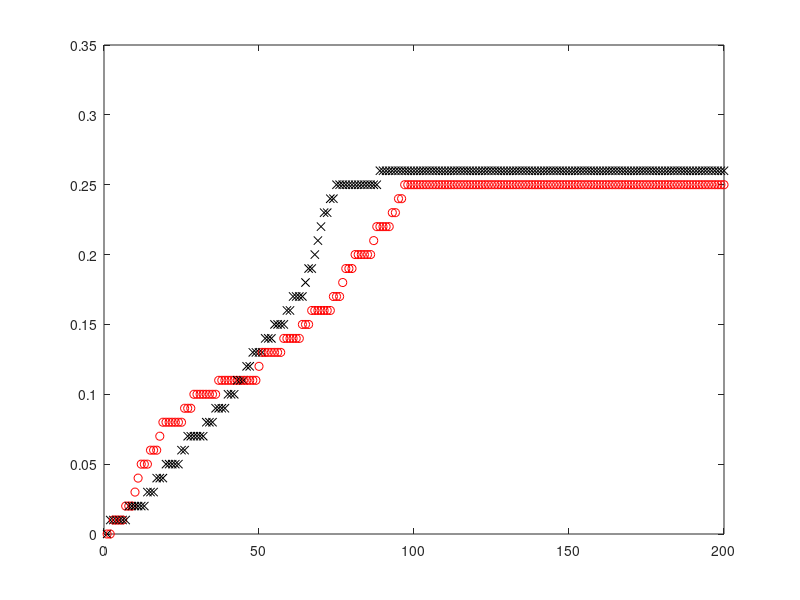

MATLAB code for this plot: (Note: this script raises an error after producing the figure.)
%  Illustrate the delta rule
r = 0.01;
w1 = 0;
w2 = 0;
eps = 0.01;
for j=1:200,
    cond = ceil(4*rand);
    switch cond
        case 1
            w1 = w1 - r*(w2>1/2+eps);
        case 2
            w2 = w2 - r*(w1>1/2+eps);
        case 3
            w1 = w1 + r*(1-(w1+w2>1/2+eps));
        otherwise
            w2 = w2 + r*(1-(w1+w2>1/2+eps));
    end
    plot(j,w1,"ro")
    hold on
    plot(j,w2,"kx")
end
hold off
legend("w_1","w_2","location","se")
xlabel("iteration","fontsize",14)
ylabel("synaptic weight","fontsize",14)
box off

